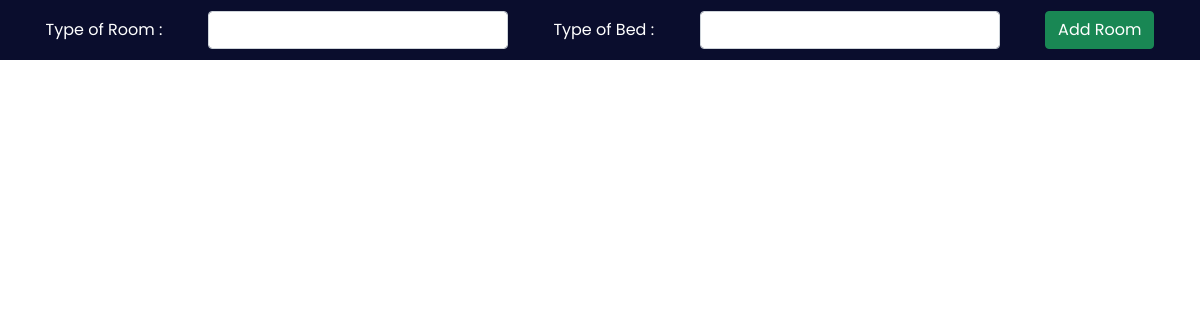
The page /admin/room.php on the database as committed earlier.
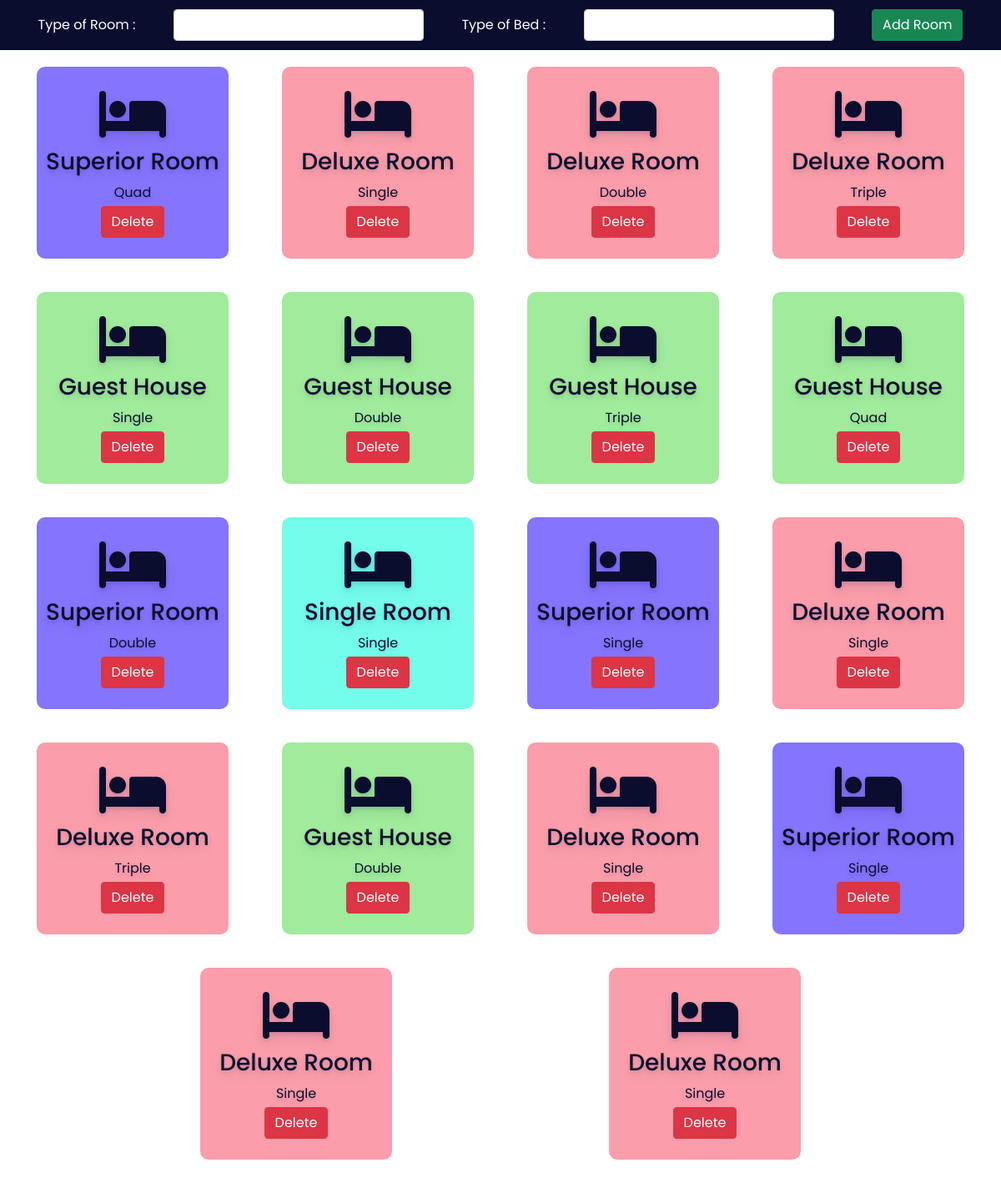
The same page on the database as committed later.
### tables this page shows
CREATE TABLE `room` (
  `id` int(30) NOT NULL,
  `type` varchar(50) NOT NULL,
  `bedding` varchar(50) NOT NULL
);

### admin/room.php (the view, shortened to what this page needs)
<?php
    include("../config.php");
?>
<!DOCTYPE html>
<html lang="en">
<head>
    <link rel="stylesheet" href="./css/room.css">
    <link rel="stylesheet" href="https://cdnjs.cloudflare.com/ajax/libs/font-awesome/6.2.0/css/all.min.css"/>
    <link href="https://cdn.jsdelivr.net/npm/bootstrap@5.0.2/dist/css/bootstrap.min.css" rel="stylesheet">
</head>
<body>
<div class="addroomsection">
        <form action="" method="post">
            <label for="troom">Type of Room :</label>
            <select name="troom" class="form-control">
                <option value selected></option>
                <option value="Superior Room">SUPERIOR ROOM</option>
            </select>
            <label for="bed">Type of Bed :</label>
            <select name="bed" class="form-control">
                <option value selected></option>
                <option value="Single">Single</option>
            </select>
            <button type="submit" class="btn btn-success" name="addroom">Add Room</button>
        </form>
    </div>
    <div class="room">
        <?php
            $sql = "SELECT * FROM room";
            $result = mysqli_query($conn, $sql);
        ?>
        <?php
        while($row = mysqli_fetch_array($result)){
            $id = $row["type"];
            if($id == "Superior Room"){
                echo "<div class='roombox roomboxsuperior'>
						<div class='text-center no-boder'>
                            <i class='fa-solid fa-bed fa-4x mb-2'></i>
							<h3>" . $row['type'] . "</h3>
                            <div class='mb-1'>" . $row['bedding'] . "</div>
                            <a href='roomdelete.php?id=". $row['id'] ."'><button class='btn btn-danger'>Delete</button></a>
						</div>
                    </div>";
        }else if($id == "Deluxe Room"){
            echo "<div class='roombox roomboxdelux'>
						<div class='text-center no-boder'>
                            <i class='fa-solid fa-bed fa-4x mb-2'></i>
							<h3>" . $row['type'] . "</h3>
                            <div class='mb-1'>" . $row['bedding'] . "</div>
                            <a href='roomdelete.php?id=". $row['id'] ."'><button class='btn btn-danger'>Delete</button></a>
						</div>
                    </div>";
    }else if($id == "Guest House"){
        echo "<div class='roombox roomboxguest'>
						<div class='text-center no-boder'>
                            <i class='fa-solid fa-bed fa-4x mb-2'></i>
							<h3>" . $row['type'] . "</h3>
                            <div class='mb-1'>" . $row['bedding'] . "</div>
                            <a href='roomdelete.php?id=". $row['id'] ."'><button class='btn btn-danger'>Delete</button></a>
						</div>
                    </div>";
    }else if($id == "Single Room"){
        echo "<div class='roombox roomboxsingle'>
						<div class='text-center no-boder'>
                            <i class='fa-solid fa-bed fa-4x mb-2'></i>
							<h3>" . $row['type'] . "</h3>
                            <div class='mb-1'>" . $row['bedding'] . "</div>
                            <a href='roomdelete.php?id=". $row['id'] ."'><button class='btn btn-danger'>Delete</button></a>
						</div>
                    </div>";
    }
}
        ?>
    </div>
</body>
</html>

Rows that differ between the two databases and show on the page:
added room: type "Superior Room", bedding "Quad"
added room: type "Deluxe Room", bedding "Single"
added room: type "Deluxe Room", bedding "Double"
added room: type "Deluxe Room", bedding "Triple"
added room: type "Guest House", bedding "Single"
added room: type "Guest House", bedding "Double"
added room: type "Guest House", bedding "Triple"
added room: type "Guest House", bedding "Quad"
added room: type "Superior Room", bedding "Double"
added room: type "Single Room", bedding "Single"
added room: type "Superior Room", bedding "Single"
added room: type "Deluxe Room", bedding "Single"
added room: type "Deluxe Room", bedding "Triple"
added room: type "Guest House", bedding "Double"
added room: type "Deluxe Room", bedding "Single"
added room: type "Superior Room", bedding "Single"
added room: type "Deluxe Room", bedding "Single"
added room: type "Deluxe Room", bedding "Single"
